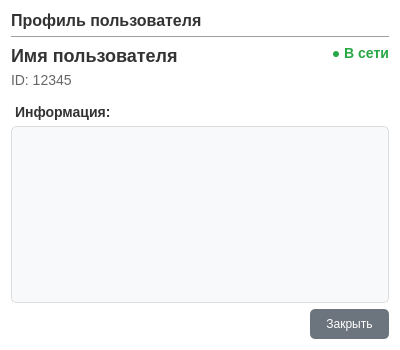
<?xml version="1.0" encoding="UTF-8"?>
<ui version="4.0">
 <class>UserProfileModal</class>
 <widget class="QDialog" name="UserProfileModal">
  <property name="geometry">
   <rect>
    <x>0</x>
    <y>0</y>
    <width>400</width>
    <height>350</height>
   </rect>
  </property>
  <property name="windowTitle">
   <string>Профиль пользователя</string>
  </property>
  <property name="styleSheet">
   <string notr="true">
     QDialog {
       background-color: white;
     }
   </string>
  </property>
  <layout class="QVBoxLayout" name="verticalLayout">
   <item>
    <layout class="QHBoxLayout" name="headerLayout">
     <item>
      <widget class="QLabel" name="titleLabel">
       <property name="text">
        <string>Профиль пользователя</string>
       </property>
       <property name="styleSheet">
        <string notr="true">font-size: 16px; font-weight: bold; color: #333;</string>
       </property>
      </widget>
     </item>
    </layout>
   </item>
   <item>
    <widget class="QFrame" name="line">
     <property name="frameShape">
      <enum>QFrame::Shape::HLine</enum>
     </property>
     <property name="frameShadow">
      <enum>QFrame::Shadow::Sunken</enum>
     </property>
    </widget>
   </item>
   <item>
    <layout class="QHBoxLayout" name="infoTopLayout">
     <item>
      <layout class="QVBoxLayout" name="nameLayout">
       <item>
        <widget class="QLabel" name="modalNameLabel">
         <property name="text">
          <string>Имя пользователя</string>
         </property>
         <property name="styleSheet">
          <string notr="true">font-size: 18px; font-weight: bold; color: #333;</string>
         </property>
        </widget>
       </item>
       <item>
        <widget class="QLabel" name="modalIdLabel">
         <property name="text">
          <string>ID: 12345</string>
         </property>
         <property name="styleSheet">
          <string notr="true">font-size: 14px; color: #666;</string>
         </property>
        </widget>
       </item>
      </layout>
     </item>
     <item>
      <widget class="QLabel" name="modalStatusLabel">
       <property name="text">
        <string>● В сети</string>
       </property>
       <property name="styleSheet">
        <string notr="true">font-size: 14px; color: #28a745; font-weight: bold;</string>
       </property>
       <property name="alignment">
        <set>Qt::AlignmentFlag::AlignRight</set>
       </property>
      </widget>
     </item>
    </layout>
   </item>
   <item>
    <widget class="QLabel" name="infoTitleLabel">
     <property name="text">
      <string>Информация:</string>
     </property>
     <property name="styleSheet">
      <string notr="true">font-size: 14px; font-weight: bold; color: #333; margin-top: 10px;</string>
     </property>
    </widget>
   </item>
   <item>
    <widget class="QTextEdit" name="infoTextEdit">
     <property name="styleSheet">
      <string notr="true">
       QTextEdit {
         border: 1px solid #ddd;
         border-radius: 5px;
         padding: 8px;
         background-color: #f8f9fa;
       }
      </string>
     </property>
     <property name="readOnly">
      <bool>true</bool>
     </property>
    </widget>
   </item>
   <item>
    <layout class="QHBoxLayout" name="buttonLayout">
     <item>
      <spacer name="horizontalSpacer">
       <property name="orientation">
        <enum>Qt::Orientation::Horizontal</enum>
       </property>
       <property name="sizeHint" stdset="0">
        <size>
         <width>40</width>
         <height>20</height>
        </size>
       </property>
      </spacer>
     </item>
     <item>
      <widget class="QPushButton" name="modalCloseBtn">
       <property name="text">
        <string>Закрыть</string>
       </property>
       <property name="styleSheet">
        <string notr="true">
         QPushButton {
           background-color: #6c757d;
           color: white;
           border: none;
           padding: 8px 16px;
           border-radius: 5px;
         }
         QPushButton:hover {
           background-color: #5a6268;
         }
        </string>
       </property>
      </widget>
     </item>
    </layout>
   </item>
  </layout>
 </widget>
 <resources/>
 <connections/>
</ui>
